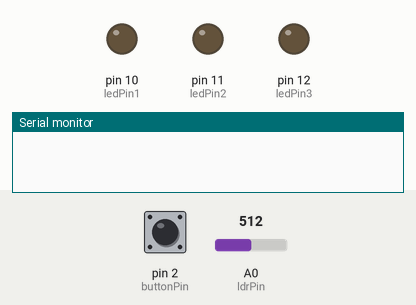
Simulated run of this sketch. Board: Arduino Uno, built with avr-gcc and run on an emulated ATmega328P. Parts: output pins drawn as LEDs (lit = HIGH), the last lines printed to the serial monitor. Inputs (shaded band) come from the test bench; at power-on: pin 2 (buttonPin) LOW, A0 (ldrPin) = 512.

Above: at 1.2 s.
1.3 s: pin 2 (buttonPin) pulled HIGH for 0.15 s
At 2.6 s:
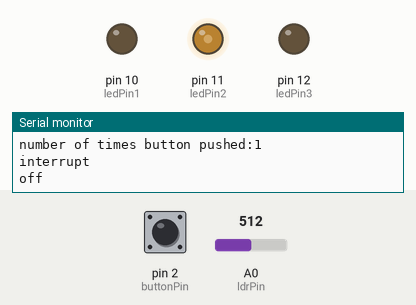
2.9 s: pin 2 (buttonPin) pulled HIGH for 1 s
At 5.1 s:
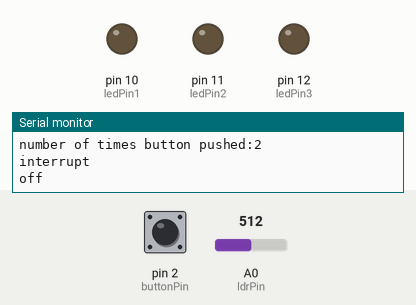
5.4 s: pin 2 (buttonPin) pulled HIGH for 0.15 s
At 5.9 s:
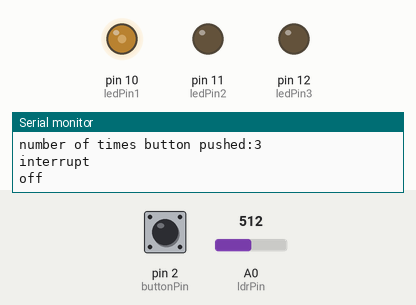
Timing chart, 0 to 8.4 s (numbered marks = the images above; inputs shaded):
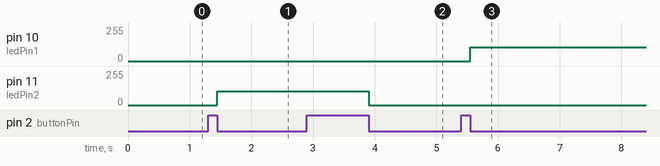

Measured:
- after the input at 1.3 s, pin 11 (ledPin2): 0/255 → 102/255 after 0.15 s
- after the input at 2.9 s, pin 11 (ledPin2): 102/255 → 0/255 after 1.0 s
- after the input at 5.4 s, pin 10 (ledPin1): 0/255 → 102/255 after 0.15 s

The sketch:

sketch_3ledToggleInterrupt.ino
```cpp
const int  buttonPin = 2;
const int ledPin1 = 10;
const int ledPin2 = 11;
const int ledPin3 = 12;
int ldrPin = A0;
float voltage=0.0;
float variable=0.0;


int buttonPushCounter = 0;
int buttonState = 0;
int lastButtonState = 0;

void setup() {
  // initialize
  pinMode(buttonPin, INPUT);
  pinMode(ledPin1, OUTPUT);
  pinMode(ledPin2, OUTPUT);
  pinMode(ledPin3, OUTPUT);
  pinMode(ldrPin, INPUT);
  Serial.begin(9600);   //serial communication:
}

void loop() {
  buttonState = digitalRead(buttonPin);
  if (buttonState != lastButtonState)
  {
    if (buttonState == HIGH)
    {
      buttonPushCounter++;    //Increment button counter
      Serial.println("on");
      Serial.print("number of times button pushed:");
      Serial.println(buttonPushCounter);
      attachInterrupt(0,blink_Led,CHANGE);
    }
    else
    {
      Serial.println("off");
    }
    delay(50);
  }
  lastButtonState = buttonState;

}

void blink_Led()
{
  Serial.println("interrupt");
  voltage=analogRead(ldrPin);
  voltage=voltage/5;
  if (buttonPushCounter % 3 == 0)
  {
    analogWrite(ledPin1, voltage);
    analogWrite(ledPin2, 0);
    analogWrite(ledPin3, 0);
  }
  else if (buttonPushCounter % 3 == 1)
  {
    analogWrite(ledPin2, voltage);
    analogWrite(ledPin1, 0);
    analogWrite(ledPin3, 0);
  }
  else if (buttonPushCounter % 3 == 2)
  {
    analogWrite(ledPin3, voltage);
    analogWrite(ledPin1, 0);
    analogWrite(ledPin2, 0);
  }
  delay(1000);
}
```
